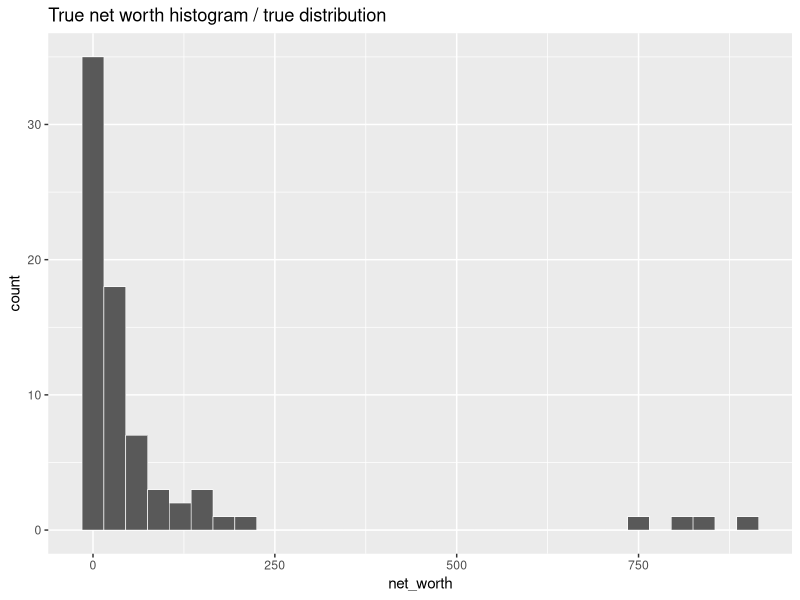
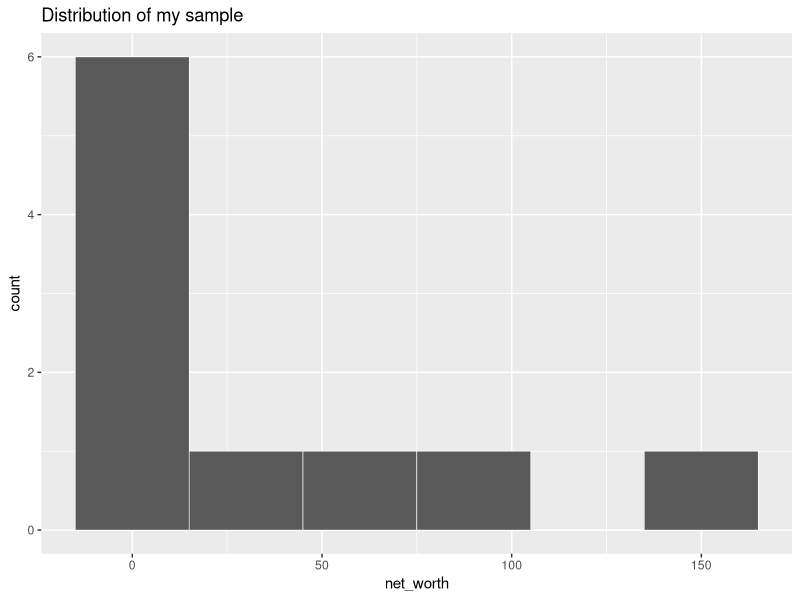
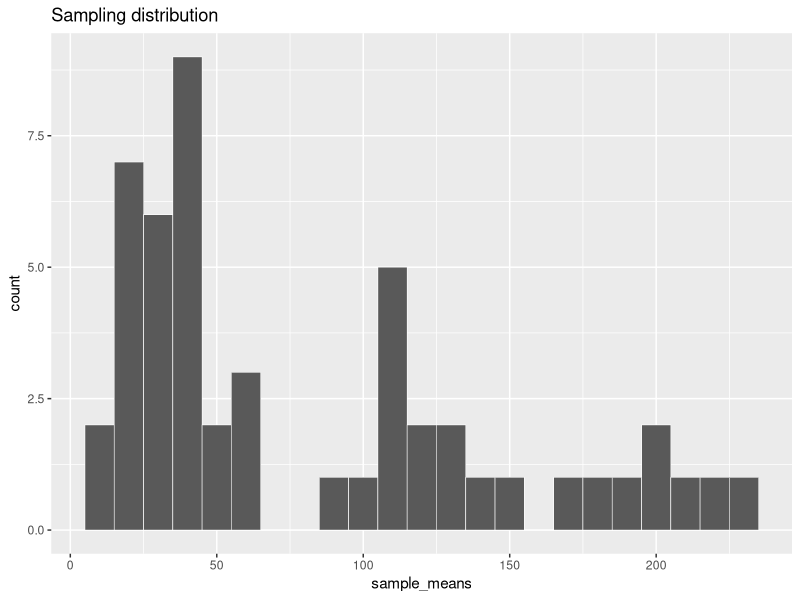

These figures' R source, in order:
## ---- chunk 1
rappers <- read.csv("../../notes/rappers/data/rappers.csv")
head(rappers)
## ---- chunk 2
library(ggplot2)
ggplot(rappers, aes(x=net_worth)) + geom_histogram(binwidth=30, col="white", lwd=0.2) + ggtitle("True net worth histogram / true distribution")
## ---- chunk 3
library(dplyr)
our_first_sample <- rappers %>% sample_n(10)
our_first_sample
## ---- chunk 4
ggplot(our_first_sample, aes(x=net_worth)) + geom_histogram(binwidth=30, col="white", lwd=0.2) + ggtitle("Distribution of my sample")
## ---- chunk 5

## ---- chunk 6
sampling_distribution <- c()
for (i in 1:50) {
  this_sample <- rappers %>% sample_n(10)
  sample_mean <- this_sample %>% summarize(mean_net=mean(net_worth))
  sampling_distribution <- c(sampling_distribution, sample_mean)
}
sample_mean_df <- data.frame(sample_means=as.numeric(sampling_distribution))
ggplot(sample_mean_df, aes(x=sample_means)) + geom_histogram(binwidth=10, col="white", lwd=0.2) + ggtitle("Sampling distribution")
